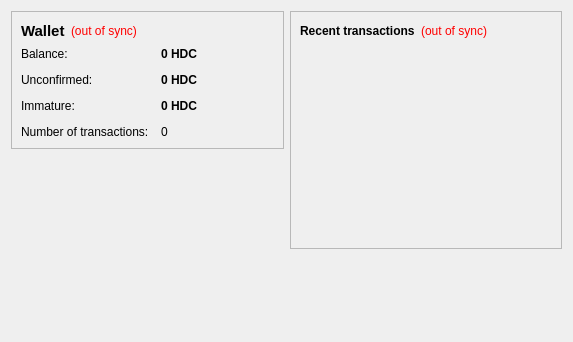
<?xml version="1.0" encoding="UTF-8"?>
<ui version="4.0">
 <class>OverviewPage</class>
 <widget class="QWidget" name="OverviewPage">
  <property name="geometry">
   <rect>
    <x>0</x>
    <y>0</y>
    <width>573</width>
    <height>342</height>
   </rect>
  </property>
  <property name="windowTitle">
   <string>Form</string>
  </property>
  <layout class="QHBoxLayout" name="horizontalLayout" stretch="1,1">
   <item>
    <layout class="QVBoxLayout" name="verticalLayout_2">
     <item>
      <widget class="QFrame" name="frame">
       <property name="frameShape">
        <enum>QFrame::StyledPanel</enum>
       </property>
       <property name="frameShadow">
        <enum>QFrame::Raised</enum>
       </property>
       <layout class="QVBoxLayout" name="verticalLayout_4">
        <item>
         <layout class="QHBoxLayout" name="horizontalLayout_4">
          <item>
           <widget class="QLabel" name="label_5">
            <property name="font">
             <font>
              <pointsize>11</pointsize>
              <weight>75</weight>
              <bold>true</bold>
             </font>
            </property>
            <property name="text">
             <string>Wallet</string>
            </property>
           </widget>
          </item>
          <item>
           <widget class="QLabel" name="labelWalletStatus">
            <property name="toolTip">
             <string>The displayed information may be out of date. Your wallet automatically synchronizes with the HotDogCoin network after a connection is established, but this process has not completed yet.</string>
            </property>
            <property name="styleSheet">
             <string notr="true">QLabel { color: red; }</string>
            </property>
            <property name="text">
             <string notr="true">(out of sync)</string>
            </property>
            <property name="alignment">
             <set>Qt::AlignLeading|Qt::AlignLeft|Qt::AlignVCenter</set>
            </property>
           </widget>
          </item>
          <item>
           <spacer name="horizontalSpacer_2">
            <property name="orientation">
             <enum>Qt::Horizontal</enum>
            </property>
            <property name="sizeHint" stdset="0">
             <size>
              <width>40</width>
              <height>20</height>
             </size>
            </property>
           </spacer>
          </item>
         </layout>
        </item>
        <item>
         <layout class="QFormLayout" name="formLayout_2">
          <property name="fieldGrowthPolicy">
           <enum>QFormLayout::AllNonFixedFieldsGrow</enum>
          </property>
          <property name="horizontalSpacing">
           <number>12</number>
          </property>
          <property name="verticalSpacing">
           <number>12</number>
          </property>
          <item row="0" column="0">
           <widget class="QLabel" name="label">
            <property name="text">
             <string>Balance:</string>
            </property>
           </widget>
          </item>
          <item row="0" column="1">
           <widget class="QLabel" name="labelBalance">
            <property name="font">
             <font>
              <weight>75</weight>
              <bold>true</bold>
             </font>
            </property>
            <property name="cursor">
             <cursorShape>IBeamCursor</cursorShape>
            </property>
            <property name="toolTip">
             <string>Your current balance</string>
            </property>
            <property name="text">
             <string notr="true">0 HDC</string>
            </property>
            <property name="textInteractionFlags">
             <set>Qt::LinksAccessibleByMouse|Qt::TextSelectableByKeyboard|Qt::TextSelectableByMouse</set>
            </property>
           </widget>
          </item>
          <item row="1" column="0">
           <widget class="QLabel" name="label_3">
            <property name="text">
             <string>Unconfirmed:</string>
            </property>
           </widget>
          </item>
          <item row="1" column="1">
           <widget class="QLabel" name="labelUnconfirmed">
            <property name="font">
             <font>
              <weight>75</weight>
              <bold>true</bold>
             </font>
            </property>
            <property name="cursor">
             <cursorShape>IBeamCursor</cursorShape>
            </property>
            <property name="toolTip">
             <string>Total of transactions that have yet to be confirmed, and do not yet count toward the current balance</string>
            </property>
            <property name="text">
             <string notr="true">0 HDC</string>
            </property>
            <property name="textInteractionFlags">
             <set>Qt::LinksAccessibleByMouse|Qt::TextSelectableByKeyboard|Qt::TextSelectableByMouse</set>
            </property>
           </widget>
          </item>
          <item row="3" column="0">
           <widget class="QLabel" name="label_2">
            <property name="text">
             <string>Number of transactions:</string>
            </property>
           </widget>
          </item>
          <item row="3" column="1">
           <widget class="QLabel" name="labelNumTransactions">
            <property name="toolTip">
             <string>Total number of transactions in wallet</string>
            </property>
            <property name="text">
             <string notr="true">0</string>
            </property>
           </widget>
          </item>
          <item row="2" column="0">
           <widget class="QLabel" name="labelImmatureText">
            <property name="text">
             <string>Immature:</string>
            </property>
           </widget>
          </item>
          <item row="2" column="1">
           <widget class="QLabel" name="labelImmature">
            <property name="font">
             <font>
              <weight>75</weight>
              <bold>true</bold>
             </font>
            </property>
            <property name="toolTip">
             <string>Mined balance that has not yet matured</string>
            </property>
            <property name="text">
             <string notr="true">0 HDC</string>
            </property>
            <property name="textInteractionFlags">
             <set>Qt::LinksAccessibleByMouse|Qt::TextSelectableByKeyboard|Qt::TextSelectableByMouse</set>
            </property>
           </widget>
          </item>
         </layout>
        </item>
       </layout>
      </widget>
     </item>
     <item>
      <spacer name="verticalSpacer">
       <property name="orientation">
        <enum>Qt::Vertical</enum>
       </property>
       <property name="sizeHint" stdset="0">
        <size>
         <width>20</width>
         <height>40</height>
        </size>
       </property>
      </spacer>
     </item>
    </layout>
   </item>
   <item>
    <layout class="QVBoxLayout" name="verticalLayout_3">
     <item>
      <widget class="QFrame" name="frame_2">
       <property name="frameShape">
        <enum>QFrame::StyledPanel</enum>
       </property>
       <property name="frameShadow">
        <enum>QFrame::Raised</enum>
       </property>
       <layout class="QVBoxLayout" name="verticalLayout">
        <item>
         <layout class="QHBoxLayout" name="horizontalLayout_2">
          <item>
           <widget class="QLabel" name="label_4">
            <property name="text">
             <string>&lt;b&gt;Recent transactions&lt;/b&gt;</string>
            </property>
           </widget>
          </item>
          <item>
           <widget class="QLabel" name="labelTransactionsStatus">
            <property name="toolTip">
             <string>The displayed information may be out of date. Your wallet automatically synchronizes with the HotDogCoin network after a connection is established, but this process has not completed yet.</string>
            </property>
            <property name="styleSheet">
             <string notr="true">QLabel { color: red; }</string>
            </property>
            <property name="text">
             <string notr="true">(out of sync)</string>
            </property>
            <property name="alignment">
             <set>Qt::AlignRight|Qt::AlignTrailing|Qt::AlignVCenter</set>
            </property>
           </widget>
          </item>
          <item>
           <spacer name="horizontalSpacer">
            <property name="orientation">
             <enum>Qt::Horizontal</enum>
            </property>
            <property name="sizeHint" stdset="0">
             <size>
              <width>40</width>
              <height>20</height>
             </size>
            </property>
           </spacer>
          </item>
         </layout>
        </item>
        <item>
         <widget class="QListView" name="listTransactions">
          <property name="styleSheet">
           <string notr="true">QListView { background: transparent; }</string>
          </property>
          <property name="frameShape">
           <enum>QFrame::NoFrame</enum>
          </property>
          <property name="verticalScrollBarPolicy">
           <enum>Qt::ScrollBarAlwaysOff</enum>
          </property>
          <property name="horizontalScrollBarPolicy">
           <enum>Qt::ScrollBarAlwaysOff</enum>
          </property>
          <property name="selectionMode">
           <enum>QAbstractItemView::NoSelection</enum>
          </property>
         </widget>
        </item>
       </layout>
      </widget>
     </item>
     <item>
      <spacer name="verticalSpacer_2">
       <property name="orientation">
        <enum>Qt::Vertical</enum>
       </property>
       <property name="sizeHint" stdset="0">
        <size>
         <width>20</width>
         <height>40</height>
        </size>
       </property>
      </spacer>
     </item>
    </layout>
   </item>
  </layout>
 </widget>
 <resources/>
 <connections/>
</ui>
